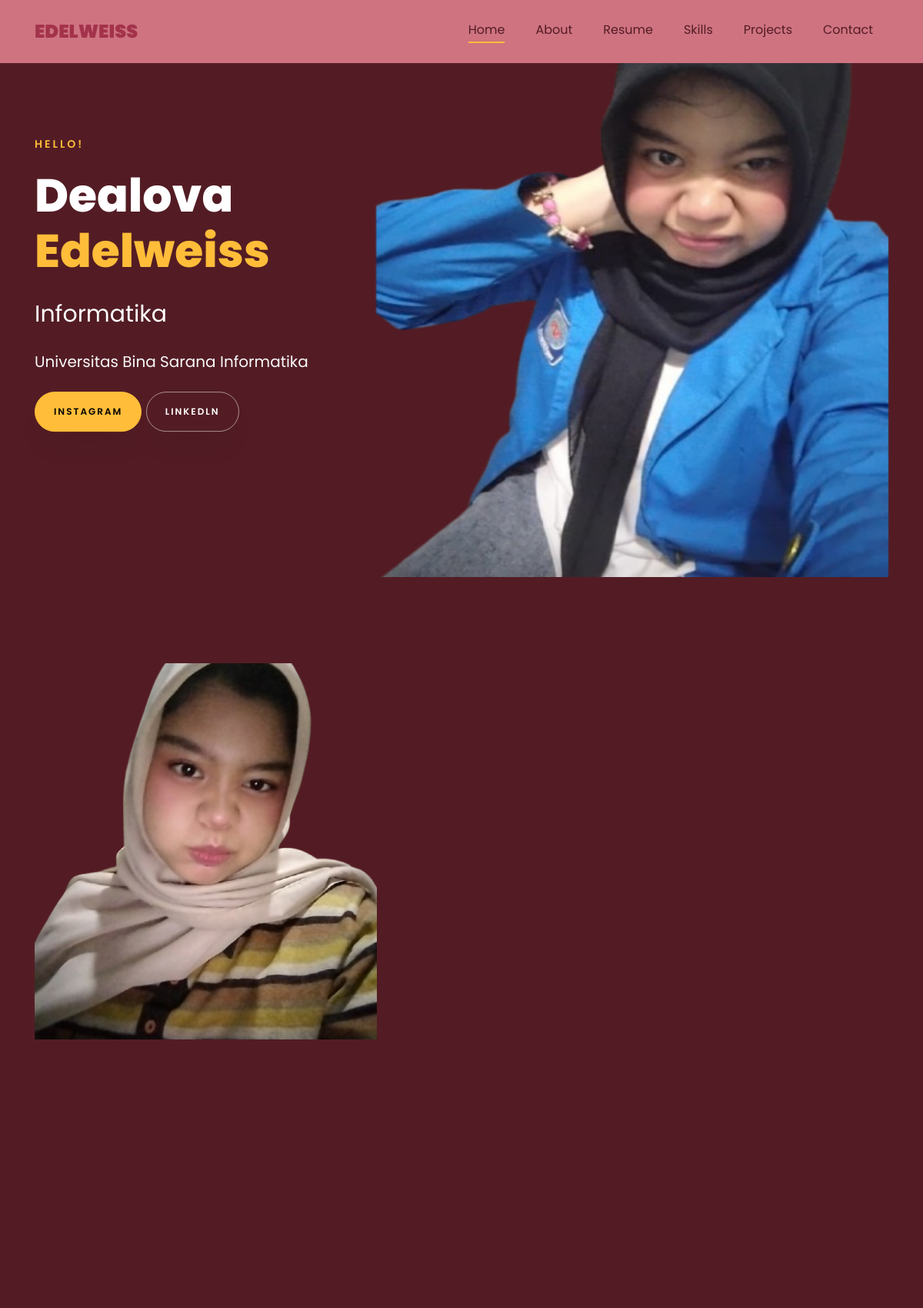
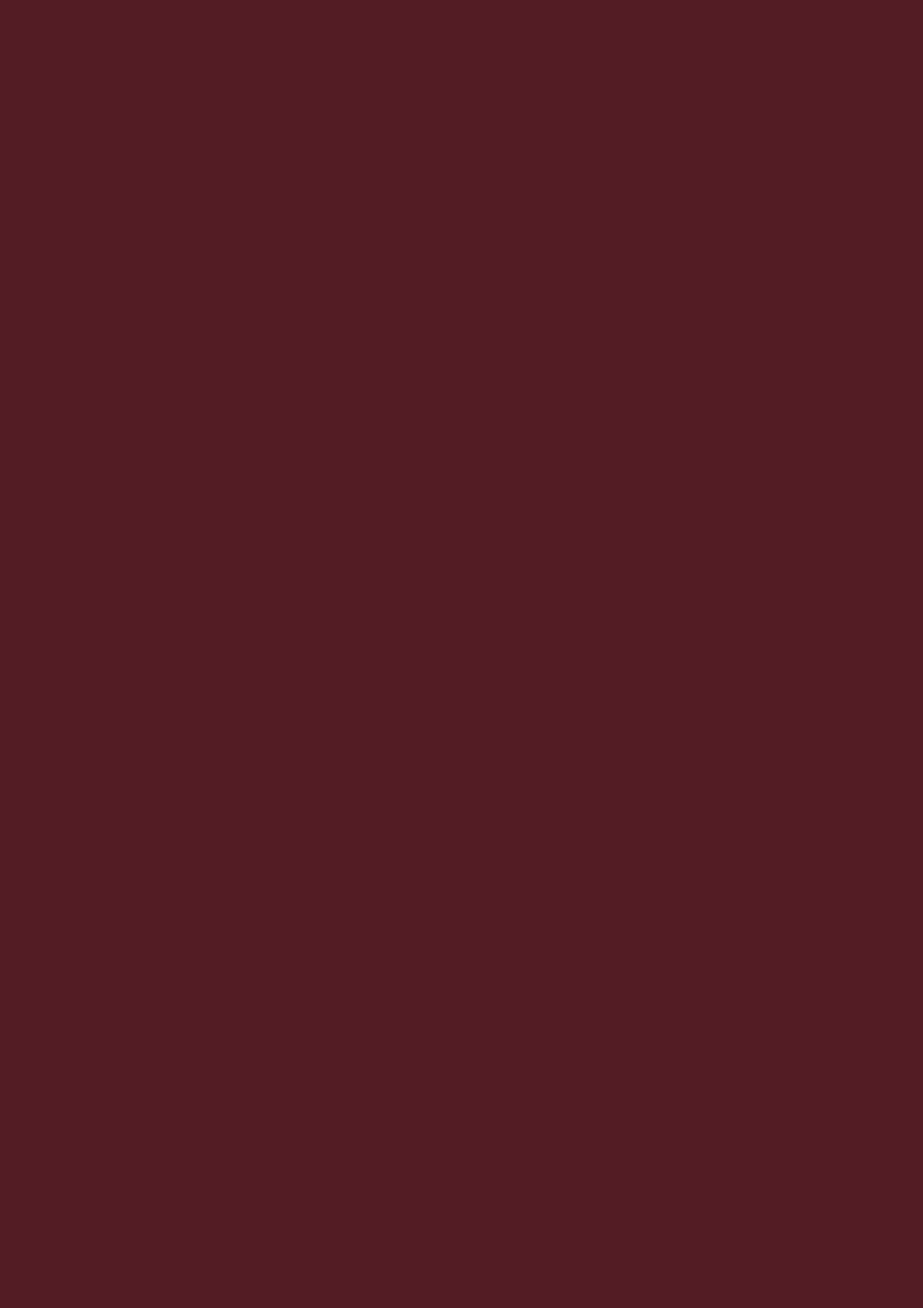
The page / (upper part) on the database its author committed (2 pictures, top to bottom).
### tables this page shows
CREATE TABLE `sliders` (
  `id` int(11) NOT NULL,
  `title` varchar(50) NOT NULL,
  `substitle` varchar(50) NOT NULL,
  `description` text DEFAULT NULL,
  `button1_text` varchar(30) NOT NULL,
  `button1_link` varchar(50) NOT NULL,
  `button2_text` varchar(30) NOT NULL,
  `button2_link` varchar(50) NOT NULL,
  `image` varchar(100) DEFAULT NULL,
  `is_active` tinyint(1) NOT NULL DEFAULT 1,
  `created_at` timestamp NOT NULL DEFAULT current_timestamp(),
  `updated_at` timestamp NULL DEFAULT NULL ON UPDATE current_timestamp()
);

### index.php (the view, shortened to what this page needs)
<?php
include "admin/config/koneksi.php";
$q_slider = mysqli_query($conn, "SELECT * FROM sliders WHERE is_active= 1  ORDER BY id DESC LIMIT 2");
$sliders = mysqli_fetch_all($q_slider, MYSQLI_ASSOC);
$q_resume = mysqli_query($conn, "SELECT * FROM resume ORDER BY id DESC");
$resume = mysqli_fetch_all($q_resume, MYSQLI_ASSOC);
$q_skill = mysqli_query($conn, "SELECT * FROM skills ORDER BY id DESC");
$skills = mysqli_fetch_all($q_skill, MYSQLI_ASSOC);
$q_project =  mysqli_query($conn, "SELECT * FROM project ORDER BY id DESC");
$projects = mysqli_fetch_all($q_project, MYSQLI_ASSOC);
?>
<!DOCTYPE html>
<html lang="en">
<head>
	<link rel="stylesheet" href="css/open-iconic-bootstrap.min.css">
	<link rel="stylesheet" href="css/animate.css">
	<link rel="stylesheet" href="css/owl.carousel.min.css">
	<link rel="stylesheet" href="css/owl.theme.default.min.css">
	<link rel="stylesheet" href="css/magnific-popup.css">
	<link rel="stylesheet" href="css/aos.css">
	<link rel="stylesheet" href="css/ionicons.min.css">
	<link rel="stylesheet" href="css/flaticon.css">
	<link rel="stylesheet" href="css/icomoon.css">
	<link rel="stylesheet" href="css/style.css">
	<link rel="stylesheet" href="css/custom.css">
</head>
<body data-spy="scroll" data-target=".site-navbar-target" data-offset="300">
	<nav class="navbar navbar-expand-lg navbar-dark ftco_navbar ftco-navbar-light site-navbar-target" id="ftco-navbar">
		<div class="container">
		<a class="navbar-brand" href="index.html">Edelweiss</a>
		<div class="collapse navbar-collapse" id="ftco-nav">
			<ul class="navbar-nav nav ml-auto">
			<li class="nav-item"><a href="#home-section" class="nav-link"><span>Home</span></a></li>
			<li class="nav-item"><a href="#about-section" class="nav-link"><span>About</span></a></li>
			<li class="nav-item"><a href="#resume-section" class="nav-link"><span>Resume</span></a></li>
			<li class="nav-item"><a href="#skills-section" class="nav-link"><span>Skills</span></a></li>
			<li class="nav-item"><a href="#projects-section" class="nav-link"><span>Projects</span></a></li>
			<li class="nav-item"><a href="#contact-section" class="nav-link"><span>Contact</span></a></li>
			</ul>
		</div>
		</div>
	</nav>
	<section id="home-section" class="hero">
	<div class="home-slider  owl-carousel">
			<?php
			foreach ($sliders as $index => $v) {
				$title = explode(" ", $v['title']);
			?>
			<div class="slider-item ">
				<div class="container">
					<div class="row d-md-flex no-gutters slider-text align-items-end justify-content-end" data-scrollax-parent="true">
						<div class="one-third js-fullheight order-md-last position-relative">
							<img src="admin/assets/img/<?php echo $v['image']; ?>"
								alt="<?php echo $v['title'] ?? 'Slider Image'; ?>"
								class="w-100 h-100 object-fit-cover">
						</div>
						<div class="one-forth d-flex  align-items-center ftco-animate" data-scrollax=" properties: { translateY: '70%' }">
							<div class="text">
								<span class="subheading">Hello!</span>
								<h1 class="mb-4 mt-3"><?= $title['0']?> <span><?php array_shift($title);
								echo implode(" ", $title)?></span></h1>
								<h2 class="mb-4"><?= $v['substitle']?></h2>
								<p class="mb-4 text-align text-light"><?= $v['description'] ?></p>
								<p><a href="<?= $v['button1_link'] ?>" class="btn btn-primary py-3 px-4"><?= $v['button1_text'] ?></a>
								<a href="<?= $v['button2_link'] ?>" class="btn btn-white btn-outline-white py-3 px-4"><?=$v['button2_text']  ?></a></p>
							</div>
						</div>
					</div>
				</div>
			</div>
			<?php
			}
			?>
	</div>
	</section>
	<section class="ftco-about img ftco-section ftco-no-pb" id="about-section">
		<div class="container">
			<div class="row d-flex">
				<div class="col-md-6 col-lg-5 d-flex">
					<div class="img-about img d-flex align-items-stretch">
						<div class="img d-flex align-self-stretch align-items-center" style="background-image:url(images/bg_1.png);">
						</div>
					</div>
				</div>
				<div class="col-md-6 col-lg-7 pl-lg-5 pb-5">
					<div class="row justify-content-start pb-3">
				</div>
			</div>
		</div>
		</div>
	</section>
	<section class="ftco-section ftco-no-pb" id="resume-section">
	<div class="container">
	<div class="row justify-content-center pb-5">
	</div>
	<div class="row">
		<?php
			foreach ($resume as $v) {
			?>
		<div class="col-md-6">
		</div>
		<?php
		}
		?>
	</div>
			<div class="row justify-content-center mt-5">
		</div>
	</div>
	</section>
		<section class="ftco-section" id="skills-section">
			<div class="container">
				<div class="row justify-content-center pb-5">
				</div>
				<div class="row">
					<?php
					foreach ($skills as $index => $v) {
					?>
					<div class="col-md-6 animate-box">
					</div>
					<?php
					}
					?>
				</div>
			</div>
		</section>
	<section class="ftco-section ftco-project" id="projects-section">
		<div class="container">
			<div class="row justify-content-center pb-5">
		</div>
			<div class="row">
				<?php
			foreach ($projects as $index => $v) {
				$no = $index + 1;
				if ($no % 2 == 0 ) {
					?>
				<div class="col-md-4">
				</div>
					<?php
				}else {
					?>
					<div class="col-md-8">
				</div>
					<?php
				}
			?>
				<?php
				} ?>
			</div>
		</div>
	</section>
</body>
</html>

### css/custom.css (style rules this page uses)
body, .ftco-section { background-color: #531C24 !important; color: #CCA0A0 !important; }
body p, .about-info li span, .heading-section h2 { color: #CCA0A0 !important; }
a { color: #A3334B !important; }
#ftco-navbar, .ftco-navbar-light.scrolled { background-color: #CF7381 !important; }
#ftco-navbar .navbar-nav > li > a { color: #531C24 !important; }

### rows shown on the page
sliders: image (picture), title "Dealova", title "Edelweiss", substitle "Informatika", description "Universitas Bina Sarana Informatika", button1_text "INSTAGRAM", button2_text "LINKEDLN"
